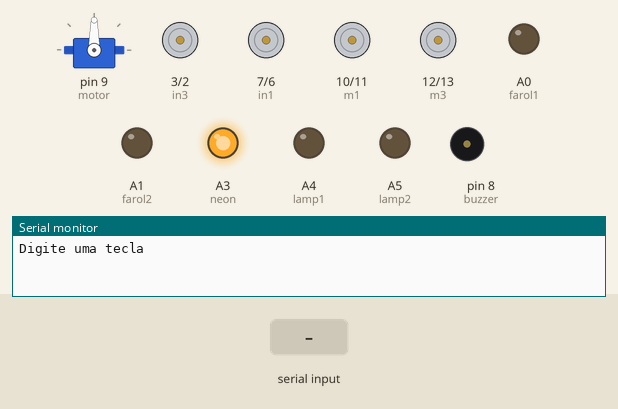
Bench run of a sketch on a simulated Arduino Uno, built with avr-gcc and run on an emulated ATmega328P. On the bench: servo, motor-driver pin pairs drawn as motors (green arrow = first pin HIGH = forward, orange = second pin HIGH = backward, longer = more drive), output pins drawn as LEDs (lit = HIGH), buzzer (waves = sounding, pin HIGH), the last lines printed to the serial monitor. The test bench sets the inputs (shaded band).

Above: at 1.2 s.
1.3 s: byte 86 ('V') received over Serial
At 1.4 s:
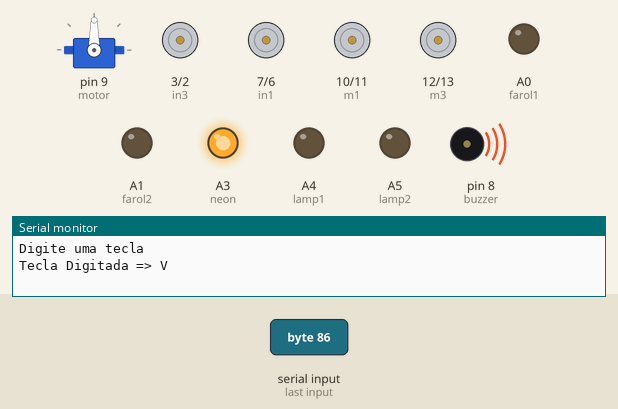
4.3 s: "F\n" received over Serial
At 5.0 s:
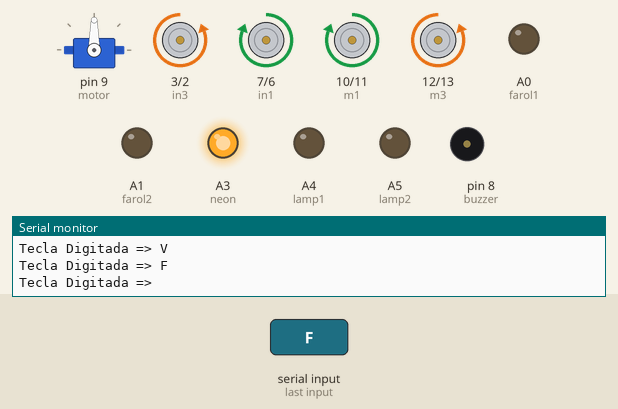
5.8 s: byte 83 ('S') received over Serial
At 6.1 s:
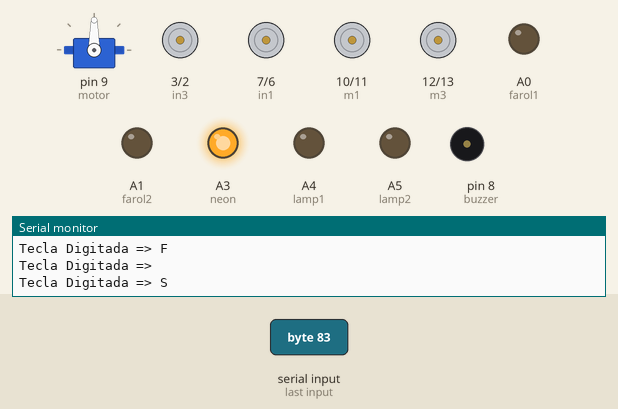
7.3 s: byte 66 ('B') received over Serial
At 8.4 s:
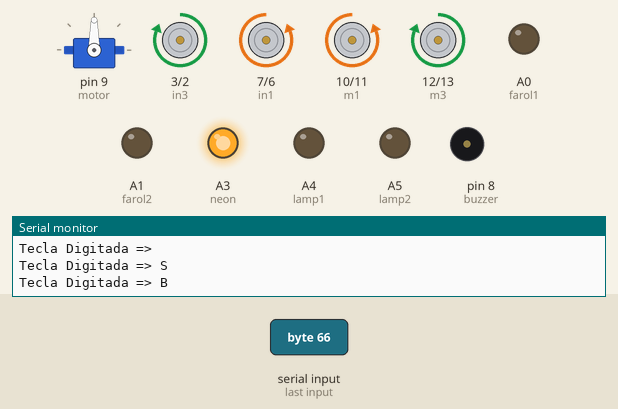
8.8 s: byte 76 ('L') received over Serial
At 9.6 s:
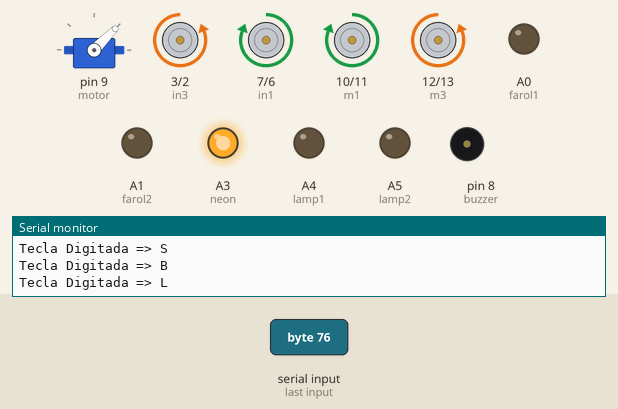
10.3 s: byte 82 ('R') received over Serial
At 10.7 s:
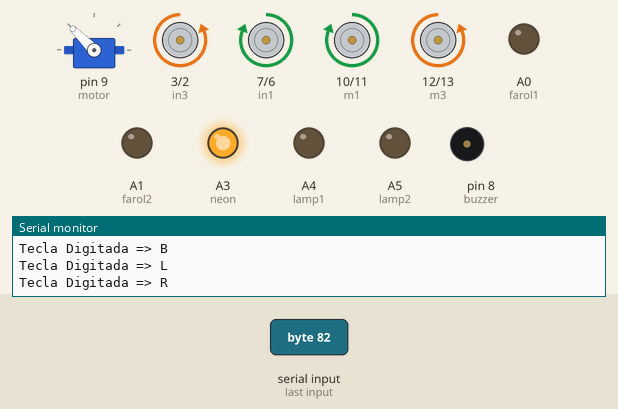
Timing chart, 0 to 12.8 s (numbered marks = the images above; inputs shaded):
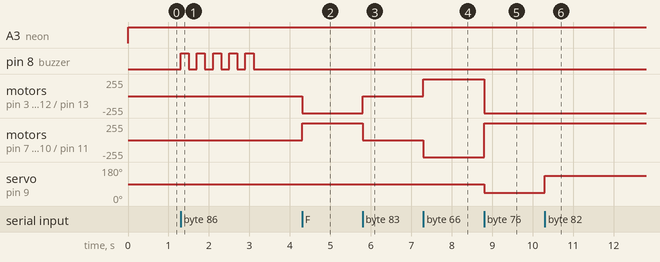

The sketch:

Carrinho.ino
```cpp
/* Mecatronic Car 3º Módulo Version 1.7.2
Projeto semestral, Carrinho por controle via Bluetooth */

#include <Servo.h>
Servo motor;

//**** VARIABLES ******

char leitura;
int contador;

//Neon
const int neon=A3;

//Farol
const int farol1=A0;
const int farol2=A1;

//Lamp
const int lamp1=A4;
const int lamp2=A5;

//Buzzer
const int buzzer=8;

//1 Motor Control
int in1=7;
int in2=6;
int m1=10;
int m2=11;

//2 Motor Control
int in3=3;
int in4=2;
int m3=12;
int m4=13;

void setup (){

  pinMode(neon,1);
  pinMode(farol1,1);
  pinMode(farol2,1);
  pinMode(lamp1,1);
  pinMode(lamp2,1);
  pinMode(buzzer,1);
  pinMode(in1,1);
  pinMode(in2,1);
  pinMode(in3,1);
  pinMode(in4,1);
  pinMode(m1,1);
  pinMode(m2,1);
  pinMode(m3,1);
  pinMode(m4,1);

  //Serial
Serial.begin(9600);
Serial.println("Digite uma tecla");

 //Servo Motor
motor.attach(9);
motor.write(90);
}

void loop (){

    digitalWrite(neon,1);

if(Serial.available()>0){
leitura=Serial.read();
Serial.print("Tecla Digitada => ");
Serial.println(leitura);

 switch(leitura) {

  //Motor Front on
  case 'F' :
  digitalWrite(in1,1);
  digitalWrite(in2,0);
  digitalWrite(m1,1);
  digitalWrite(m2,0);
  digitalWrite(in3,0);
  digitalWrite(in4,1);
  digitalWrite(m3,0);
  digitalWrite(m4,1);
    motor.write(90);
   break;

    //Motor STOP
  case 'S' :
  digitalWrite(in1,1);
  digitalWrite(in2,1);
  digitalWrite(in3,1);
  digitalWrite(in4,1);
  digitalWrite(m1,0);
  digitalWrite(m2,0);
  digitalWrite(m3,0);
  digitalWrite(m4,0);
    motor.write(90);
   break;

  //Motor Back
  case 'B' :
  digitalWrite(in1,0);
  digitalWrite(in2,1);
  digitalWrite(m1,0);
  digitalWrite(m2,1);
  digitalWrite(in3,1);
  digitalWrite(in4,0);
  digitalWrite(m3,1);
  digitalWrite(m4,0);
    motor.write(90);
   break;

 //Left
case 'L' :
  digitalWrite(in1,1);
  digitalWrite(in2,0);
  digitalWrite(m1,1);
  digitalWrite(m2,0);
  digitalWrite(in3,0);
  digitalWrite(in4,1);
  digitalWrite(m3,0);
  digitalWrite(m4,1);
    motor.write(45);
   break;

 //Right
case 'R' :
  digitalWrite(in1,1);
  digitalWrite(in2,0);
  digitalWrite(m1,1);
  digitalWrite(m2,0);
  digitalWrite(in3,0);
  digitalWrite(in4,1);
  digitalWrite(m3,0);
  digitalWrite(m4,1);
    motor.write(135);
   break;


  //Back Left
     case 'H' :
  digitalWrite(in1,0);
  digitalWrite(in2,1);
  digitalWrite(m1,0);
  digitalWrite(m2,1);
  digitalWrite(in3,1);
  digitalWrite(in4,0);
  digitalWrite(m3,1);
  digitalWrite(m4,0);
  motor.write(45);
   break;

 //Back Right
  case 'J' :
  digitalWrite(in1,0);
  digitalWrite(in2,1);
  digitalWrite(m1,0);
  digitalWrite(m2,1);
  digitalWrite(in3,1);
  digitalWrite(in4,0);
  digitalWrite(m3,1);
  digitalWrite(m4,0);
  motor.write(135);
   break;

 // Foward Left
  case 'G' :
  digitalWrite(in1,1);
  digitalWrite(in2,0);
  digitalWrite(m1,1);
  digitalWrite(m2,0);
  digitalWrite(in3,0);
  digitalWrite(in4,1);
  digitalWrite(m3,0);
  digitalWrite(m4,1);
  motor.write(45);
   break;

 // Foward Right
  case 'I' :
  digitalWrite(in1,1);
  digitalWrite(in2,0);
  digitalWrite(m1,1);
  digitalWrite(m2,0);
  digitalWrite(in3,0);
  digitalWrite(in4,1);
  digitalWrite(m3,0);
  digitalWrite(m4,1);
  motor.write(135);
   break;


  //Headlights
   case 'W' :
  digitalWrite(farol1,1);
  digitalWrite(farol2,1);
   break;

   case 'w' :
  digitalWrite(farol1,0);
  digitalWrite(farol2,0);
   break;

  //Lamps
   case 'U' :
  digitalWrite(lamp1,1);
  digitalWrite(lamp2,1);
   break;

   case 'u' :
  digitalWrite(lamp1,0);
  digitalWrite(lamp2,0);
   break;

  //Buzzer
   case 'V' :
   for(contador=0;contador<5;contador++){
  digitalWrite(buzzer,1);
   delay(200);
  digitalWrite(buzzer,0);
   delay(200);
   }
   break;

  //Flashes Alert
   case 'X' :
   for(contador=0;contador<5;contador++){
  digitalWrite(lamp1,1);
  digitalWrite(lamp2,1);
  digitalWrite(farol1,1);
  digitalWrite(farol2,1);
   delay(200);
  digitalWrite(farol1,0);
  digitalWrite(farol2,0);
  digitalWrite(lamp1,0);
  digitalWrite(lamp2,0);
   delay(200);
   }
   break;

  }
 }
}
```

Source omitted: main.c (54354 bytes)

Measured:
- after the input at 1.3 s, pin 8 (buzzer): alternates HIGH for 0.20 s and LOW for 0.20 s, 10 changes in all, then stays LOW, starting at once
- after the input at 4.3 s, motor on pin 3 (in3) / pin 2 (in4), motor on pin 12 (m3) / pin 13 (m4): stopped → backward 255/255 at once; motor on pin 7 (in1) / pin 6 (in2), motor on pin 10 (m1) / pin 11 (m2): stopped → forward 255/255 at once
- after the input at 5.8 s, motor on pin 3 (in3) / pin 2 (in4), motor on pin 12 (m3) / pin 13 (m4): backward 255/255 → stopped at once; motor on pin 7 (in1) / pin 6 (in2), motor on pin 10 (m1) / pin 11 (m2): forward 255/255 → stopped at once
- after the input at 7.3 s, motor on pin 3 (in3) / pin 2 (in4), motor on pin 12 (m3) / pin 13 (m4): stopped → forward 255/255 at once; motor on pin 7 (in1) / pin 6 (in2), motor on pin 10 (m1) / pin 11 (m2): stopped → backward 255/255 at once
- after the input at 8.8 s, motor on pin 3 (in3) / pin 2 (in4), motor on pin 12 (m3) / pin 13 (m4): forward 255/255 → backward 255/255 at once; motor on pin 7 (in1) / pin 6 (in2), motor on pin 10 (m1) / pin 11 (m2): backward 255/255 → forward 255/255 at once; servo on pin 9 (motor): 90° → 45° at once
- after the input at 10.3 s, servo on pin 9 (motor): 45° → 135° at once
